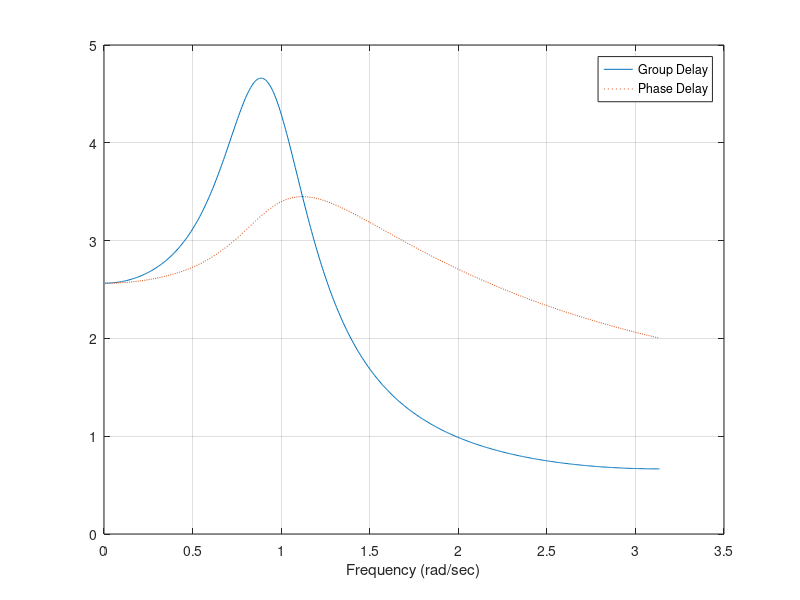

Write MATLAB code to recreate this figure.
[b,a]=butter(4,.3);
gd=grpdelay(b,a,512);
gd(1)=[];
[h,w]=freqz(b,a,512);
h(1)=[];
w(1)=[];
pd=-unwrap(angle(h))./w;
plot(w,gd,w,pd,':')
xlabel('Frequency (rad/sec)');grid;
legend('Group Delay','Phase Delay');
